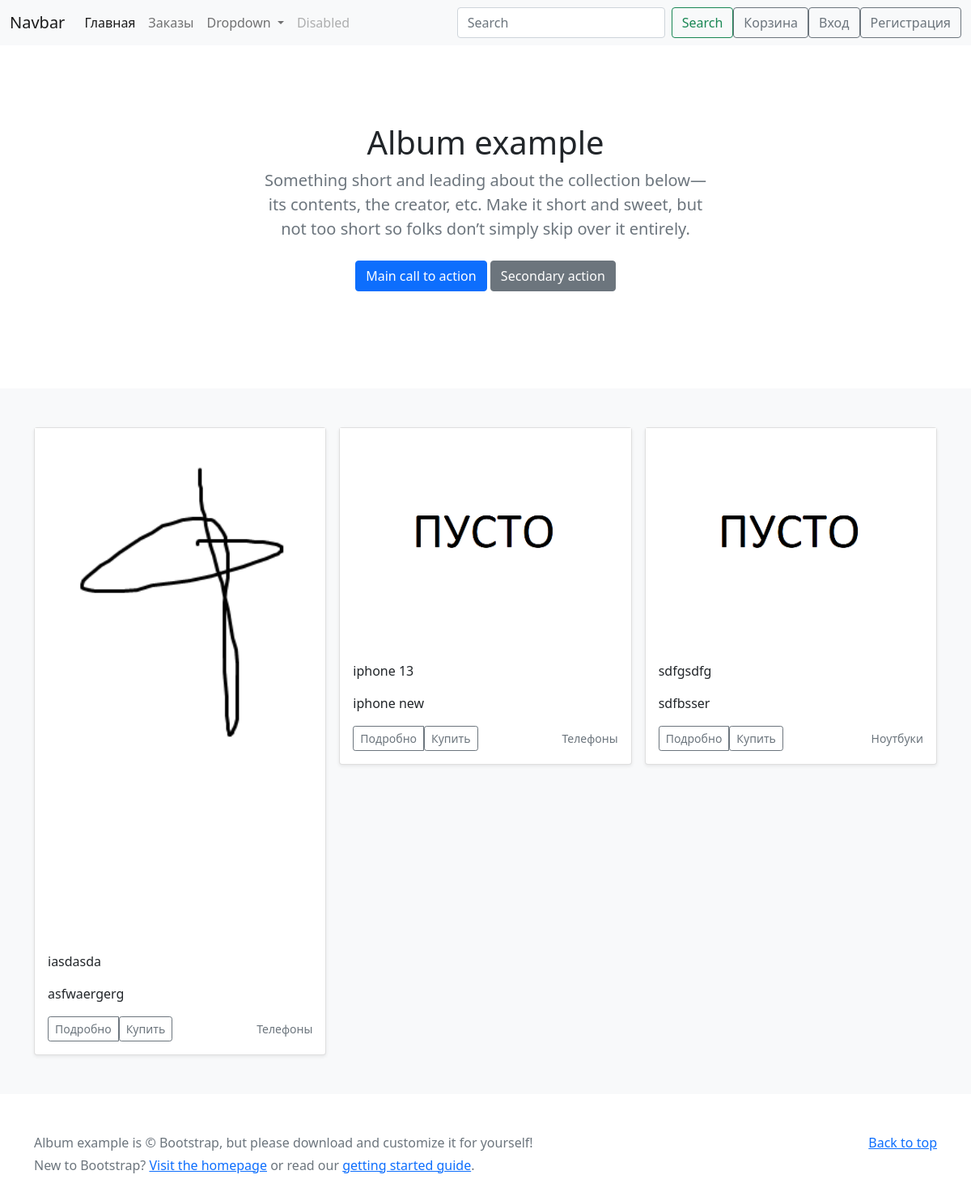
The page / on the database its author committed.
### product/models.py (models this page shows, shortened)
class Product(models.Model):
    name = models.CharField(max_length=255)
    description = models.TextField(max_length=500)
    amount = models.IntegerField()
    price = models.FloatField()
    thumbnail = models.ImageField(upload_to='./product', default='./product/Null.png'
                                  )
    id_category = models.ForeignKey(Category, on_delete=models.CASCADE)
    id_produser = models.ForeignKey(Produser, on_delete=models.CASCADE)

class Category(models.Model):
    name = models.CharField(max_length=50)

### lending/views.py (the view)
# urls.py: path('', views.IndexView.as_view(), name='index'),
class IndexView(View):
    def get(self, request):
        products = Product.objects.all()
        return render(request, 'lending/index.html', {'product': products})

### lending/templates/lending/index.html (shortened to what this page needs)
{% extends "lending/base.html" %}
{% block content %}
<main>
    <section class="py-5 text-center container">
        <div class="row py-lg-5">
            <div class="col-lg-6 col-md-8 mx-auto">
                <h1 class="fw-light">Album example</h1>
                <p class="lead text-muted">Something short and leading about the collection below—its contents, the
                    creator, etc. Make it short and sweet, but not too short so folks don’t simply skip over it
                    entirely.</p>
                <p>
                    <a href="#" class="btn btn-primary my-2">Main call to action</a>
                    <a href="#" class="btn btn-secondary my-2">Secondary action</a>
                </p>
            </div>
        </div>
    </section>
    <div class="album py-5 bg-light">
        <div class="container">
            <div class="row row-cols-1 row-cols-sm-2 row-cols-md-3 g-3">
                {% for product in product %}
                <div class="col">
                    <div class="card shadow-sm">
                            <img src="{{product.thumbnail.url}}" class="img-fluid" alt="">
                        <div class="card-body">
                            <p class="card-text">{{ product.name }}</p>
                            <p class="card-text">{{ product.description }}</p>
                            <div class="d-flex justify-content-between align-items-center">
                                <div class="btn-group">
                                    <button type="button" class="btn btn-sm btn-outline-secondary">Подробно</button>
                                    <form action="{% url 'product:buy'%}" method="POST">
                                        <button type="submit" class="btn btn-sm btn-outline-secondary">Купить</button>
                                    </form>
                                </div>
                                <small class="text-muted">{{ product.id_category.name }}</small>
                            </div>
                        </div>
                    </div>
                </div>
                {% endfor %}
            </div>
        </div>
    </div>
</main>
{% endblock content %}

### rows shown on the page
Product: thumbnail (picture), name "iasdasda", description "asfwaergerg", id_category.name "Телефоны"
Product: thumbnail (placeholder picture), name "iphone 13", description "iphone new", id_category.name "Телефоны"
Product: thumbnail (placeholder picture), name "sdfgsdfg", description "sdfbsser", id_category.name "Ноутбуки"
